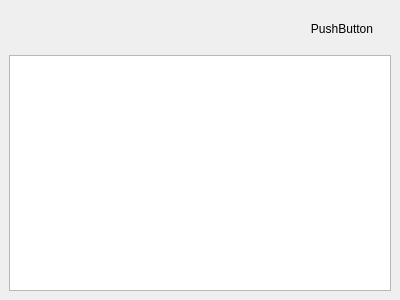
<?xml version="1.0" encoding="UTF-8"?>
<ui version="4.0">
 <class>OverviewDock</class>
 <widget class="QDockWidget" name="OverviewDock">
  <property name="geometry">
   <rect>
    <x>0</x>
    <y>0</y>
    <width>400</width>
    <height>300</height>
   </rect>
  </property>
  <property name="windowTitle">
   <string>Overview</string>
  </property>
  <widget class="QWidget" name="dockWidgetContents">
   <layout class="QVBoxLayout" name="verticalLayout">
    <item>
     <widget class="QWidget" name="widget" native="true">
      <layout class="QHBoxLayout" name="horizontalLayout_2">
       <item>
        <spacer name="horizontalSpacer">
         <property name="orientation">
          <enum>Qt::Horizontal</enum>
         </property>
         <property name="sizeHint" stdset="0">
          <size>
           <width>694</width>
           <height>20</height>
          </size>
         </property>
        </spacer>
       </item>
       <item>
        <widget class="QPushButton" name="pushButton">
         <property name="text">
          <string>PushButton</string>
         </property>
         <property name="flat">
          <bool>true</bool>
         </property>
        </widget>
       </item>
      </layout>
     </widget>
    </item>
    <item>
     <widget class="QTreeWidget" name="treeOverview">
      <attribute name="headerVisible">
       <bool>false</bool>
      </attribute>
      <column>
       <property name="text">
        <string notr="true">1</string>
       </property>
      </column>
     </widget>
    </item>
   </layout>
  </widget>
 </widget>
 <resources/>
 <connections/>
</ui>
